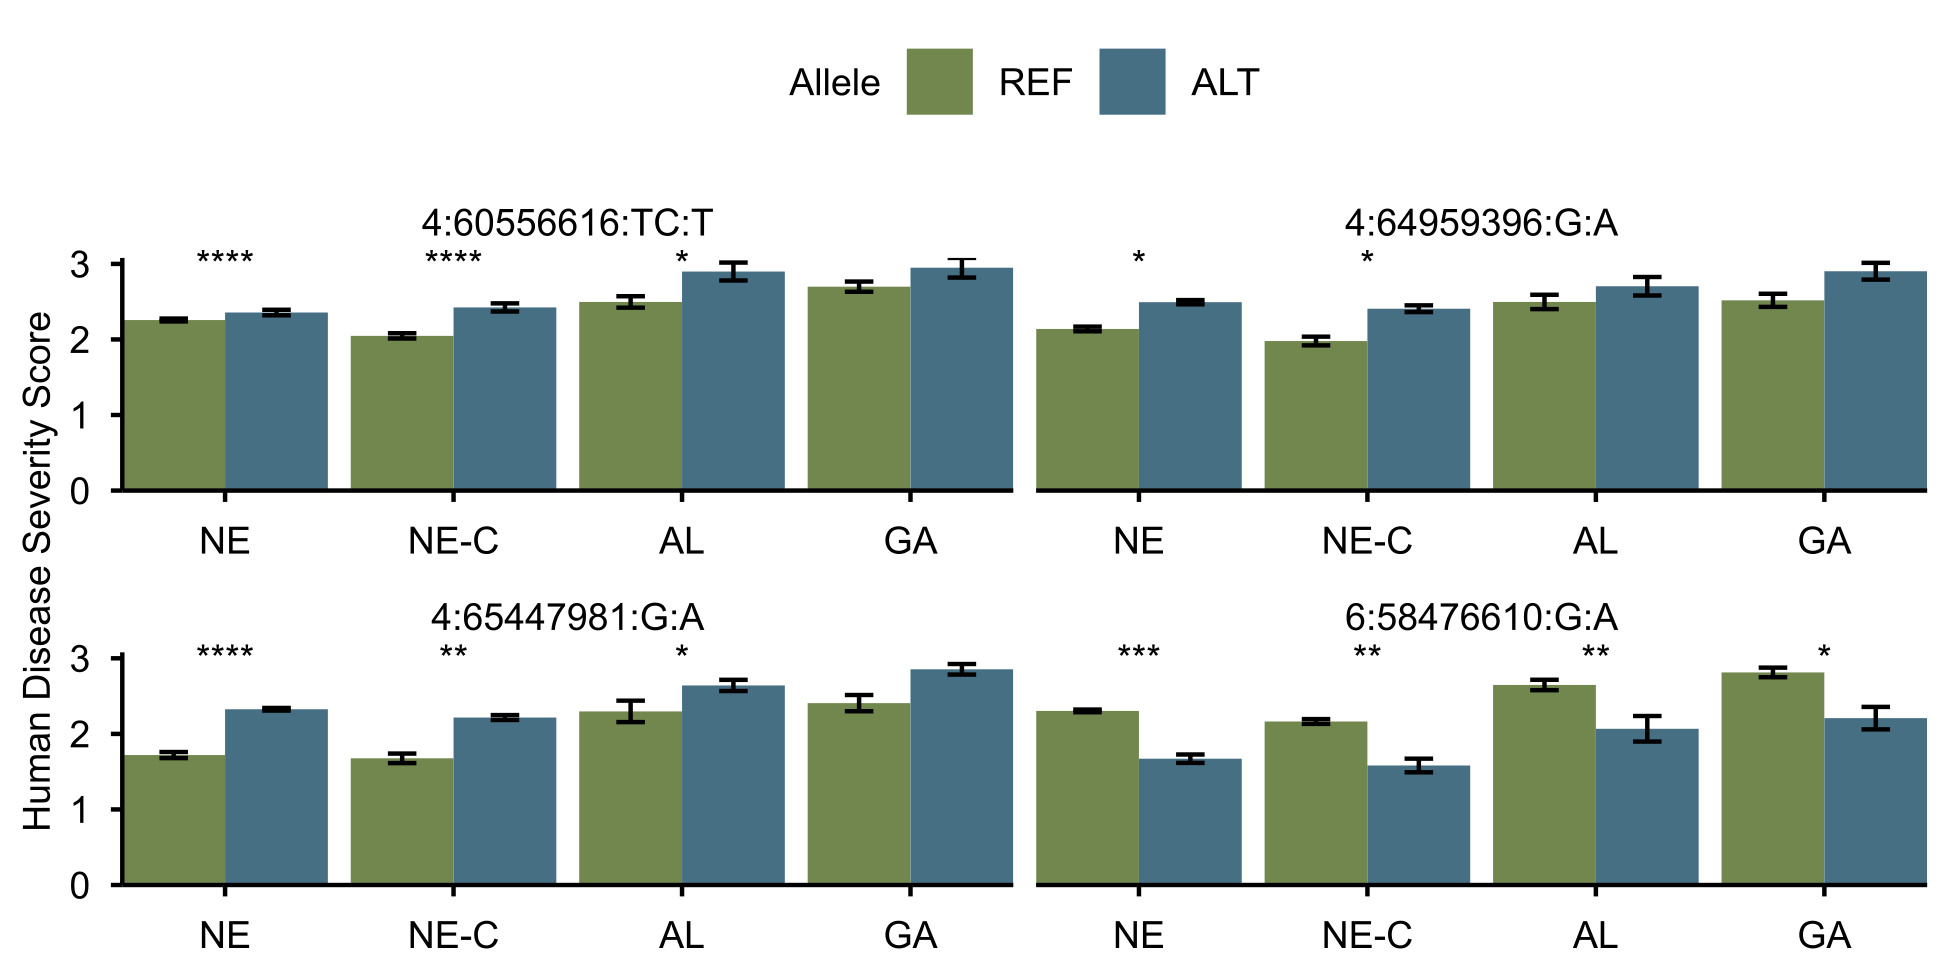

This figure's R source:
library(tidyverse)
library(paletteer)
library(cowplot)

theme_use <- theme_minimal() +
  theme(axis.text.x = element_text(size = 9, color = 'black', margin = margin(0, 0, 0, 0), 
                                   vjust = 0.5, hjust = 0.5),
        axis.text.y = element_text(size = 9, color = 'black', vjust = 0.5, hjust = 0.5),
        legend.text = element_text(size = 9, color = 'black', vjust = 0.5, hjust = 0.5),
        plot.title = element_text(size = 9, color = 'black', vjust = 0, hjust = 0.5),
        plot.subtitle = element_text(size = 9, color = 'black', vjust = 0, hjust = 0.5),
        text = element_text(size = 9, color = 'black'),
        legend.position = 'top',
        line = element_line(color = 'black', linewidth = 1),
        axis.ticks = element_line(color = 'black', linewidth = 0.5),
        axis.line.x.bottom = element_line(color = 'black', linewidth = 0.5),
        axis.line.y.left = element_line(color = 'black', linewidth = 0.5),
        panel.grid = element_blank(), 
        panel.background = element_blank())

ne <- read_csv('blues_Nebraska2025.csv')
genotypes_common <- read_csv('genotypes_allsites.csv')
nec <- filter(ne, genotype %in% genotypes_common$genotype) %>% 
  mutate(environment = 'Nebraska2025-Common')
al <- read_csv('blues_Alabama2025.csv')
ga <- read_csv('blues_Georgia2025.csv')

marker_genotypes <- read_csv('lead_marker_genotypes.csv')

score_blues <- bind_rows(ne, nec, al, ga) %>% 
  inner_join(marker_genotypes, join_by(genotype)) %>% 
  mutate(environment = factor(environment, levels = c('Nebraska2025', 'Nebraska2025-Common', 'Alabama2025', 'Georgia2025'), labels = c('NE', 'NE-C', 'AL', 'GA'))) %>% 
  pivot_longer(contains(':'), names_to = 'marker', values_to = 'allele') %>% 
  filter(!is.na(allele)) %>% 
  group_by(environment, marker, allele) %>% 
  summarise(mean = mean(human_score, na.rm = TRUE), 
            se = sd(human_score, na.rm = TRUE)/sqrt(n()), 
            n = n()) %>% 
  mutate(asterisks = case_when(environment=='NE' & marker %in% c('4:60556616:TC:T', '4:65447981:G:A') ~ '****', 
                               marker=='4:64959396:G:A' & environment %in% c('NE', 'NE-C') ~ '*', 
                               marker=='6:58476610:G:A' & environment=='NE' ~ '***', 
                               marker=='6:58476610:G:A' & environment %in% c('AL', 'NE-C') ~ '**', 
                               marker=='6:58476610:G:A' & environment=='GA' ~ '*', 
                               marker=='4:60556616:TC:T' & environment=='NE-C' ~ '****', 
                               marker=='4:60556616:TC:T' & environment=='AL' ~ '*', 
                               marker=='4:65447981:G:A' & environment=='NE-C' ~ '**', 
                               marker=='4:65447981:G:A' & environment=='AL' ~ '*', .default = NULL)) %>% 
  mutate(asterisks = case_when(allele=='0/0' ~ NA, .default = asterisks))

plot <- ggplot(score_blues, aes(environment, mean, fill = allele)) + 
  geom_col(position = position_dodge(width = 0.9)) + 
  geom_errorbar(aes(ymin = mean - se, ymax = mean + se), width = 0.25, position = position_dodge(width = 0.9)) + 
  geom_text(aes(label = asterisks, y = 3), size = 9, size.unit = 'pt') +
  facet_wrap(vars(marker), scales = 'free_x', nrow = 2) + 
  scale_x_discrete(name = NULL, expand = c(0, 0)) +
  scale_y_continuous(name = 'Human Disease Severity Score', expand = c(0, 0)) + 
  scale_fill_manual(name = 'Allele', labels = c('REF', 'ALT'), values = paletteer_d('nationalparkcolors::Acadia')[c(3, 4)]) +
  theme_use + 
  theme(strip.text = element_text(size = 9, color = 'black'))
plot

ggsave('hotspot_score_stability.svg', plot = plot, width = 6.5, height = 3.25)
